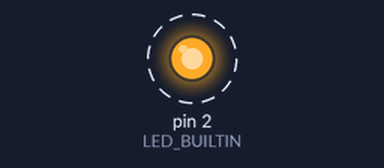
This sketch was run on a simulated Arduino Uno, built with avr-gcc and run on an emulated ATmega328P. On the bench: output pins drawn as LEDs (lit = HIGH). Dashed ring = blinking. What the sketch prints to the serial monitor is not drawn.

Above: at 0.5 s.
Timing chart, 0 to 4.6 s (numbered marks = the images above):
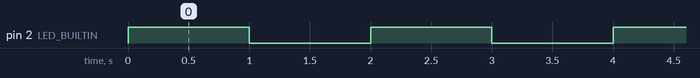

The sketch:

Blink.ino
```cpp
#define LED_BUILTIN 2

void setup()
{
  pinMode(LED_BUILTIN, OUTPUT);
  Serial.begin(115200);
}

void loop()
{
  Serial.println("OLA EU SOU ESP-WROOM-32D");
  Serial.println("FUI GRAVADO E ESTOU COMUNICANDO!!");
  Serial.println();
  Serial.println();
  digitalWrite(LED_BUILTIN, HIGH);
  Serial.println("LED ON");
  delay(1000);
  digitalWrite(LED_BUILTIN, LOW);
  Serial.println("LED OFF");
  delay(1000);
}
```

Measured:
- by itself, pin 2 (LED_BUILTIN): alternates HIGH for 1.0 s and LOW for 1.0 s
